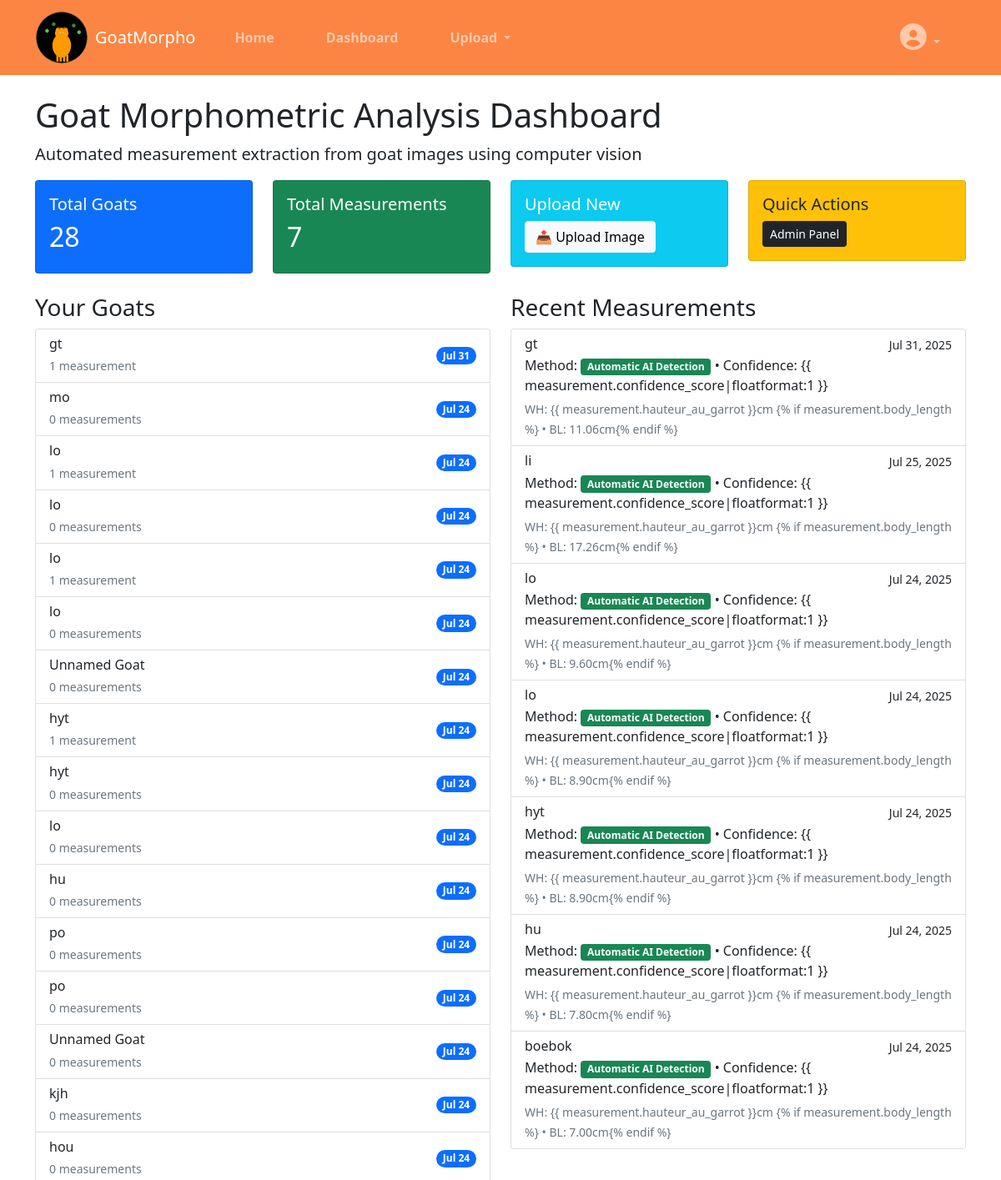
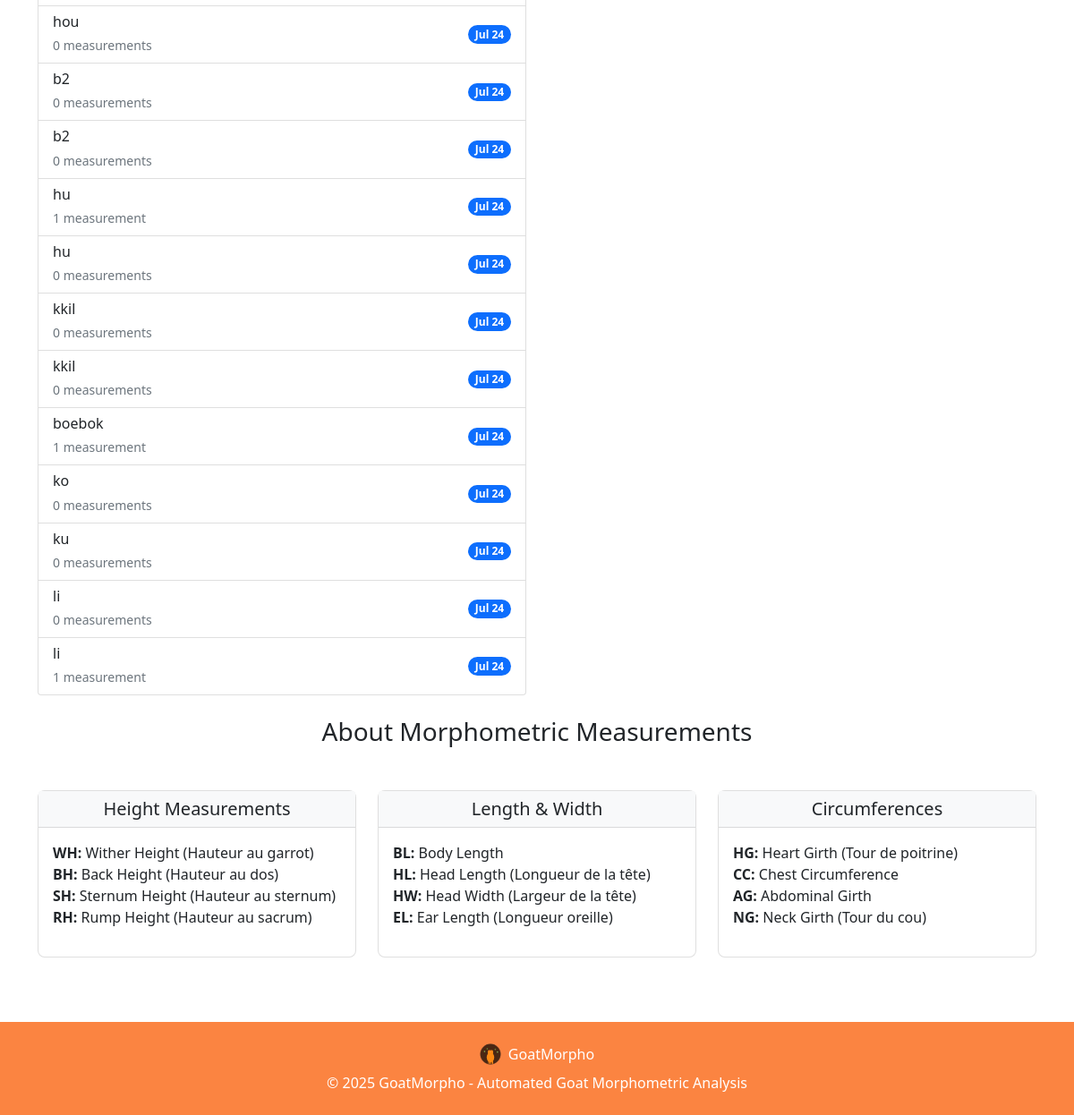
The page /dashboard/ (signed in) on the database its author committed (2 pictures, top to bottom).
### measurements/models.py (models this page shows, shortened)
class Goat(models.Model):
    id = models.UUIDField(primary_key=True, default=uuid.uuid4, editable=False)
    name = models.CharField(max_length=100, blank=True, null=True)
    breed = models.CharField(max_length=100, blank=True, null=True)
    age_months = models.PositiveIntegerField(blank=True, null=True)
    sex = models.CharField(max_length=10, choices=[
        ('M', 'Male'),
        ('F', 'Female')
    ], blank=True, null=True)
    weight_kg = models.DecimalField(max_digits=6, decimal_places=2, blank=True, null=True,
                                   validators=[MinValueValidator(0.1), MaxValueValidator(200.0)])
    owner = models.ForeignKey(User, on_delete=models.CASCADE, related_name='goats')
    created_at = models.DateTimeField(auto_now_add=True)
    updated_at = models.DateTimeField(auto_now=True)
    class Meta:
        ordering = ['-created_at']
        indexes = [
            models.Index(fields=['owner', '-created_at']),
            models.Index(fields=['breed']),
        ]

class MorphometricMeasurement(models.Model):
    id = models.UUIDField(primary_key=True, default=uuid.uuid4, editable=False)
    goat = models.ForeignKey(Goat, on_delete=models.CASCADE, related_name='measurements')
    original_image = models.ImageField(upload_to='goat_images/original/')
    processed_image = models.ImageField(upload_to='goat_images/processed/', blank=True, null=True)
    hauteur_au_garrot = models.DecimalField(max_digits=6, decimal_places=2, null=True, blank=True,
                                           help_text="Wither Height (WH) - cm")
    hauteur_au_dos = models.DecimalField(max_digits=6, decimal_places=2, null=True, blank=True,
                                        help_text="Back Height (BH) - cm")
    hauteur_au_sternum = models.DecimalField(max_digits=6, decimal_places=2, null=True, blank=True,
                                           help_text="Sternum Height (SH) - cm")
    hauteur_au_sacrum = models.DecimalField(max_digits=6, decimal_places=2, null=True, blank=True,
                                          help_text="Rump Height (RH) - cm")
    tour_de_poitrine = models.DecimalField(max_digits=6, decimal_places=2, null=True, blank=True,
                                         help_text="Heart Girth (HG) - cm")
    perimetre_thoracique = models.DecimalField(max_digits=6, decimal_places=2, null=True, blank=True,
                                             help_text="Chest Circumference (CC) - cm")
    tour_abdominal = models.DecimalField(max_digits=6, decimal_places=2, null=True, blank=True,
                                       help_text="Abdominal Girth (AG) - cm")
    tour_du_cou = models.DecimalField(max_digits=6, decimal_places=2, null=True, blank=True,
                                    help_text="Neck Girth (NG) - cm")
    diametre_biscotal = models.DecimalField(max_digits=6, decimal_places=2, null=True, blank=True,
                                          help_text="Bi-costal Diameter (BD) - cm")
    largeur_poitrine = models.DecimalField(max_digits=6, decimal_places=2, null=True, blank=True,
                                         help_text="Chest Width (CW) - cm")
    largeur_hanche = models.DecimalField(max_digits=6, decimal_places=2, null=True, blank=True,
                                       help_text="Rump Width (RW) - cm")
    largeur_tete = models.DecimalField(max_digits=6, decimal_places=2, null=True, blank=True,
                                     help_text="Head Width (HW) - cm")
    body_length = models.DecimalField(max_digits=6, decimal_places=2, null=True, blank=True,
                                    help_text="Body Length (BL) - cm")
    longueur_oreille = models.DecimalField(max_digits=6, decimal_places=2, null=True, blank=True,
                                         help_text="Ear Length (EL) - cm")
    longueur_tete = models.DecimalField(max_digits=6, decimal_places=2, null=True, blank=True,
                                      help_text="Head Length (HL) - cm")
    longueur_cou = models.DecimalField(max_digits=6, decimal_places=2, null=True, blank=True,
                                     help_text="Neck Length (NL) - cm")
    longueur_queue = models.DecimalField(max_digits=6, decimal_places=2, null=True, blank=True,
                                       help_text="Tail Length (TL) - cm")
    measurement_method = models.CharField(max_length=20, choices=[
        ('AUTO', 'Automatic AI Detection'),
        ('MANUAL', 'Manual Input'),
        ('HYBRID', 'AI-Assisted with Manual Correction')
    ], default='AUTO')
    confidence_score = models.DecimalField(max_digits=4, decimal_places=3, null=True, blank=True,
                                         help_text="AI confidence score (0-1)",
                                         validators=[MinValueValidator(0.0), MaxValueValidator(1.0)])
    measurement_date = models.DateTimeField(auto_now_add=True)
    measured_by = models.ForeignKey(User, on_delete=models.CASCADE)
    reference_object_length_cm = models.DecimalField(max_digits=6, decimal_places=2, null=True, blank=True,
                                                   help_text="Known length of reference object in image",
                                                   validators=[MinValueValidator(0.1)])
    notes = models.TextField(blank=True, null=True)
    class Meta:
        ordering = ['-measurement_date']
        indexes = [
            models.Index(fields=['measurement_date']),
            models.Index(fields=['goat', 'measurement_date']),
            models.Index(fields=['measured_by']),
            models.Index(fields=['measurement_method']),
        ]

### measurements/views.py (the view)
# urls.py: path('dashboard/', views.measurement_dashboard, name='dashboard'),
@login_required
def measurement_dashboard(request):
    stats = get_user_measurement_stats(request.user.id)
    user_goats = Goat.objects.filter(owner=request.user).select_related()
    recent_measurements = MorphometricMeasurement.objects.filter(
        goat__owner=request.user
    ).select_related('goat').order_by('-measurement_date')[:10]
    context = {
        'goats': user_goats,
        'recent_measurements': recent_measurements,
        'total_goats': stats['total_goats'],
        'total_measurements': stats['total_measurements'],
        'total_measurements': MorphometricMeasurement.objects.filter(
            goat__owner=request.user
        ).count()
    }
    return render(request, 'measurements/dashboard.html', context)

### measurements/views.py (called while the page is built)
def get_user_measurement_stats(user_id):
    cache_key = f'user_stats_{user_id}'
    stats = cache.get(cache_key)
    if not stats:
        user_goats = Goat.objects.filter(owner_id=user_id)
        total_measurements = MorphometricMeasurement.objects.filter(
            goat__owner_id=user_id
        ).count()
        stats = {
            'total_goats': user_goats.count(),
            'total_measurements': total_measurements,
            'recent_measurements': MorphometricMeasurement.objects.filter(
                goat__owner_id=user_id
            ).order_by('-measurement_date')[:5].values(
                'id', 'goat__name', 'measurement_date', 'confidence_score'
            )
        }
        cache.set(cache_key, stats, 300)
    return stats

### measurements/templates/measurements/dashboard.html (shortened to what this page needs)
{% extends 'measurements/base.html' %} {% block title %}Dashboard{% endblock %}
{% block content %}
<div class="row">
  <div class="col-md-12">
    <h1>Goat Morphometric Analysis Dashboard</h1>
    <p class="lead">
      Automated measurement extraction from goat images using computer vision
    </p>
  </div>
</div>
<div class="row mb-4">
  <div class="col-md-3">
    <div class="card bg-primary text-white">
      <div class="card-body">
        <h5 class="card-title">Total Goats</h5>
        <h2>{{ total_goats }}</h2>
      </div>
    </div>
  </div>
  <div class="col-md-3">
    <div class="card bg-success text-white">
      <div class="card-body">
        <h5 class="card-title">Total Measurements</h5>
        <h2>{{ total_measurements }}</h2>
      </div>
    </div>
  </div>
  <div class="col-md-3">
    <div class="card bg-info text-white">
      <div class="card-body">
        <h5 class="card-title">Upload New</h5>
        <a href="{% url 'measurements:upload_image' %}" class="btn btn-light">
          📤 Upload Image
        </a>
      </div>
    </div>
  </div>
  <div class="col-md-3">
    <div class="card bg-warning text-dark">
      <div class="card-body">
        <h5 class="card-title">Quick Actions</h5>
        <a href="/admin/" class="btn btn-dark btn-sm">Admin Panel</a>
      </div>
    </div>
  </div>
</div>
<div class="row">
  <div class="col-md-6">
    <h3>Your Goats</h3>
    {% if goats %}
    <div class="list-group">
      {% for goat in goats %}
      <div
        class="list-group-item d-flex justify-content-between align-items-center"
      >
        <div>
          <h6 class="mb-1">{{ goat.name|default:"Unnamed Goat" }}</h6>
          <small class="text-muted">
            {{ goat.measurements.count }}
            measurement{{ goat.measurements.count|pluralize }}
          </small>
        </div>
        <span class="badge bg-primary rounded-pill">
          {{ goat.created_at|date:"M d" }}
        </span>
      </div>
      {% endfor %}
    </div>
    {% endif %}
  </div>
  <div class="col-md-6">
    <h3>Recent Measurements</h3>
    {% if recent_measurements %}
    <div class="list-group">
      {% for measurement in recent_measurements %}
      <div class="list-group-item">
        <div class="d-flex w-100 justify-content-between">
          <h6 class="mb-1">
            {{ measurement.goat.name|default:"Unnamed Goat" }}
          </h6>
          <small>{{ measurement.measurement_date|date:"M d, Y" }}</small>
        </div>
        <p class="mb-1">
          Method:
          <span
            class="badge bg-{% if measurement.measurement_method == 'AUTO' %}success{% elif measurement.measurement_method == 'HYBRID' %}warning{% else %}secondary{% endif %}"
          >
            {{ measurement.get_measurement_method_display }}
          </span>
          {% if measurement.confidence_score %} • Confidence: {{
          measurement.confidence_score|floatformat:1 }} {% endif %}
        </p>
        <small class="text-muted">
          {% if measurement.hauteur_au_garrot %}WH: {{
          measurement.hauteur_au_garrot }}cm{% endif %} {% if
          measurement.body_length %} • BL: {{ measurement.body_length }}cm{%
          endif %}
        </small>
      </div>
      {% endfor %}
    </div>
    {% else %}
    <div class="alert alert-info">
      <h5>No measurements yet!</h5>
      <p>Upload a goat image to start measuring!</p>
    </div>
    {% endif %}
  </div>
</div>
<div class="row mt-4">
  <div class="col-md-12">
    <h3 class="text-center mb-5">About Morphometric Measurements</h3>
    <div class="row">
      <div class="col-md-4 mb-4">
        <div class="card h-100" style="border-radius: 0.5rem;">
          <div class="card-header text-center" style="background-color: #f8f9fa;">
            <h5 class="mb-0">Height Measurements</h5>
          </div>
          <div class="card-body">
            <ul class="list-unstyled">
              <li><strong>WH:</strong> Wither Height (Hauteur au garrot)</li>
              <li><strong>BH:</strong> Back Height (Hauteur au dos)</li>
              <li><strong>SH:</strong> Sternum Height (Hauteur au sternum)</li>
              <li><strong>RH:</strong> Rump Height (Hauteur au sacrum)</li>
            </ul>
          </div>
        </div>
      </div>
      <div class="col-md-4 mb-4">
        <div class="card h-100" style="border-radius: 0.5rem;">
          <div class="card-header text-center" style="background-color: #f8f9fa;">
            <h5 class="mb-0">Length & Width</h5>
          </div>
          <div class="card-body">
            <ul class="list-unstyled">
              <li><strong>BL:</strong> Body Length</li>
              <li><strong>HL:</strong> Head Length (Longueur de la tête)</li>
              <li><strong>HW:</strong> Head Width (Largeur de la tête)</li>
              <li><strong>EL:</strong> Ear Length (Longueur oreille)</li>
            </ul>
          </div>
        </div>
      </div>
      <div class="col-md-4 mb-4">
        <div class="card h-100" style="border-radius: 0.5rem;">
          <div class="card-header text-center" style="background-color: #f8f9fa;">
            <h5 class="mb-0">Circumferences</h5>
          </div>
          <div class="card-body">
            <ul class="list-unstyled">
              <li><strong>HG:</strong> Heart Girth (Tour de poitrine)</li>
              <li><strong>CC:</strong> Chest Circumference</li>
              <li><strong>AG:</strong> Abdominal Girth</li>
              <li><strong>NG:</strong> Neck Girth (Tour du cou)</li>
            </ul>
          </div>
        </div>
      </div>
    </div>
  </div>
</div>
{% endblock %}

### measurements/templates/measurements/base.html (shortened to what this page needs)
<!DOCTYPE html>
{% load static %}
<html lang="en">
  <head>
    <link
      href="https://cdn.jsdelivr.net/npm/bootstrap@5.1.3/dist/css/bootstrap.min.css"
      rel="stylesheet"
    />
    <link
      href="https://cdnjs.cloudflare.com/ajax/libs/font-awesome/6.0.0/css/all.min.css"
      rel="stylesheet"
    />
  </head>
  <body>
    <nav class="navbar navbar-expand-lg navbar-dark navbar-custom-orange">
      <div class="container">
        <a
          class="navbar-brand d-flex align-items-center"
          href="{% url 'measurements:home' %}"
        >
          <img
            src="{% static 'images/goat_logo.svg' %}"
            alt="GoatMorpho Logo"
            height="64"
            class="me-2"
          />
          GoatMorpho
        </a>
        <div class="collapse navbar-collapse" id="navbarNav">
          <ul class="navbar-nav me-auto">
            <li class="nav-item">
              <a class="nav-link" href="{% url 'measurements:home' %}">Home</a>
            </li>
            {% if user.is_authenticated %}
            <li class="nav-item">
              <a class="nav-link" href="{% url 'measurements:dashboard' %}"
                >Dashboard</a
              >
            </li>
            <li class="nav-item dropdown">
              <a class="nav-link dropdown-toggle" href="#" id="uploadDropdown" role="button" data-bs-toggle="dropdown" aria-expanded="false">
                Upload
              </a>
            </li>
            {% endif %}
          </ul>
          <ul class="navbar-nav">
            {% if user.is_authenticated %}
            <li class="nav-item dropdown">
              <a
                class="nav-link dropdown-toggle"
                href="#"
                id="navbarDropdown"
                role="button"
                data-bs-toggle="dropdown"
              >
                <i class="fas fa-user-circle"></i>
              </a>
            </li>
            {% endif %}
          </ul>
        </div>
      </div>
    </nav>
    <main class="container mt-4">
       {% block content %} {% endblock %}
    </main>
    <footer class="text-center text-white py-4 mt-5" style="background-color: #fb8441;">
      <div class="container">
        <div class="d-flex justify-content-center align-items-center mb-2">
          <img
            src="{% static 'images/goat_logo.svg' %}"
            alt="GoatMorpho Logo"
            height="24"
            class="me-2"
          />
          <span>GoatMorpho</span>
        </div>
        <p class="mb-0">
          &copy; 2025 GoatMorpho - Automated Goat Morphometric Analysis
        </p>
      </div>
    </footer>
  </body>
</html>

### measurements/templates/measurements/base.html (style rules this page uses)
.navbar-brand img { filter: brightness(1.1); transition: transform 0.2s ease; border-radius: 0.5rem; }
footer img { opacity: 0.7; }
.navbar-custom-orange { background-color: #fc8543 !important; }
.navbar-nav .nav-link { margin: 0 15px; padding: 8px 16px !important; border-radius: 6px; transition: all 0.3s ease; font-weight: bold; }
.navbar-nav .dropdown-toggle .fas.fa-user-circle { font-size: 2em; }

### rows shown on the page
Goat: name "gt", measurements.count "1", created_at "Jul 31"
Goat: name "mo", measurements.count "0", created_at "Jul 24"
Goat: name "lo", measurements.count "1", created_at "Jul 24"
Goat: name "lo", measurements.count "0", created_at "Jul 24"
Goat: name "lo", measurements.count "1", created_at "Jul 24"
Goat: name "lo", measurements.count "0", created_at "Jul 24"
Goat: name "Unnamed Goat", measurements.count "0", created_at "Jul 24"
Goat: name "hyt", measurements.count "1", created_at "Jul 24"
Goat: name "hyt", measurements.count "0", created_at "Jul 24"
Goat: name "lo", measurements.count "0", created_at "Jul 24"
Goat: name "hu", measurements.count "0", created_at "Jul 24"
Goat: name "po", measurements.count "0", created_at "Jul 24"
Goat: name "po", measurements.count "0", created_at "Jul 24"
Goat: name "Unnamed Goat", measurements.count "0", created_at "Jul 24"
Goat: name "kjh", measurements.count "0", created_at "Jul 24"
Goat: name "hou", measurements.count "0", created_at "Jul 24"
Goat: name "hou", measurements.count "0", created_at "Jul 24"
Goat: name "b2", measurements.count "0", created_at "Jul 24"
Goat: name "b2", measurements.count "0", created_at "Jul 24"
Goat: name "hu", measurements.count "1", created_at "Jul 24"
Goat: name "hu", measurements.count "0", created_at "Jul 24"
Goat: name "kkil", measurements.count "0", created_at "Jul 24"
Goat: name "kkil", measurements.count "0", created_at "Jul 24"
Goat: name "boebok", measurements.count "1", created_at "Jul 24"
Goat: name "ko", measurements.count "0", created_at "Jul 24"
Goat: name "ku", measurements.count "0", created_at "Jul 24"
Goat: name "li", measurements.count "0", created_at "Jul 24"
Goat: name "li", measurements.count "1", created_at "Jul 24"
MorphometricMeasurement: goat.name "gt", measurement_date "Jul 31, 2025", measurement_method "Automatic AI Detection", shows "• Confidence: {{ measurement.confidence_score|floatformat:1 }}", shows "WH: {{ measurement.hauteur_au_garrot }}cm", body_length "11.06"
MorphometricMeasurement: goat.name "li", measurement_date "Jul 25, 2025", measurement_method "Automatic AI Detection", shows "• Confidence: {{ measurement.confidence_score|floatformat:1 }}", shows "WH: {{ measurement.hauteur_au_garrot }}cm", body_length "17.26"
MorphometricMeasurement: goat.name "lo", measurement_date "Jul 24, 2025", measurement_method "Automatic AI Detection", shows "• Confidence: {{ measurement.confidence_score|floatformat:1 }}", shows "WH: {{ measurement.hauteur_au_garrot }}cm", body_length "9.60"
MorphometricMeasurement: goat.name "lo", measurement_date "Jul 24, 2025", measurement_method "Automatic AI Detection", shows "• Confidence: {{ measurement.confidence_score|floatformat:1 }}", shows "WH: {{ measurement.hauteur_au_garrot }}cm", body_length "8.90"
MorphometricMeasurement: goat.name "hyt", measurement_date "Jul 24, 2025", measurement_method "Automatic AI Detection", shows "• Confidence: {{ measurement.confidence_score|floatformat:1 }}", shows "WH: {{ measurement.hauteur_au_garrot }}cm", body_length "8.90"
MorphometricMeasurement: goat.name "hu", measurement_date "Jul 24, 2025", measurement_method "Automatic AI Detection", shows "• Confidence: {{ measurement.confidence_score|floatformat:1 }}", shows "WH: {{ measurement.hauteur_au_garrot }}cm", body_length "7.80"
MorphometricMeasurement: goat.name "boebok", measurement_date "Jul 24, 2025", measurement_method "Automatic AI Detection", shows "• Confidence: {{ measurement.confidence_score|floatformat:1 }}", shows "WH: {{ measurement.hauteur_au_garrot }}cm", body_length "7.00"

### other values the page prints
{{ total_goats }} "28"
{{ total_measurements }} "7"
